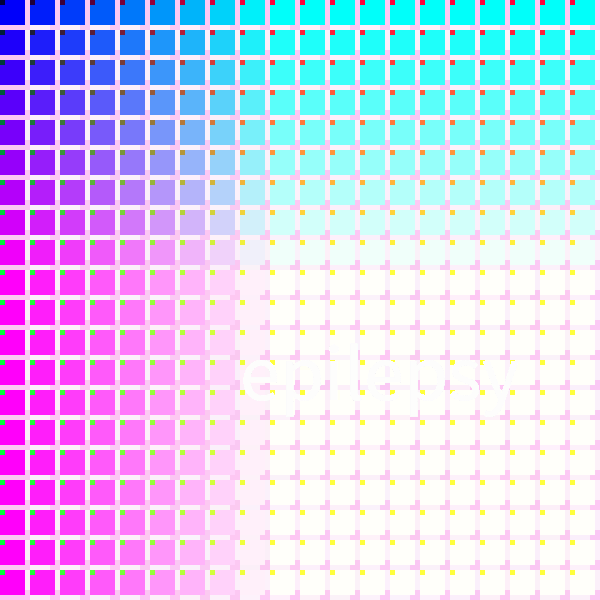
Frame 1 (no input)
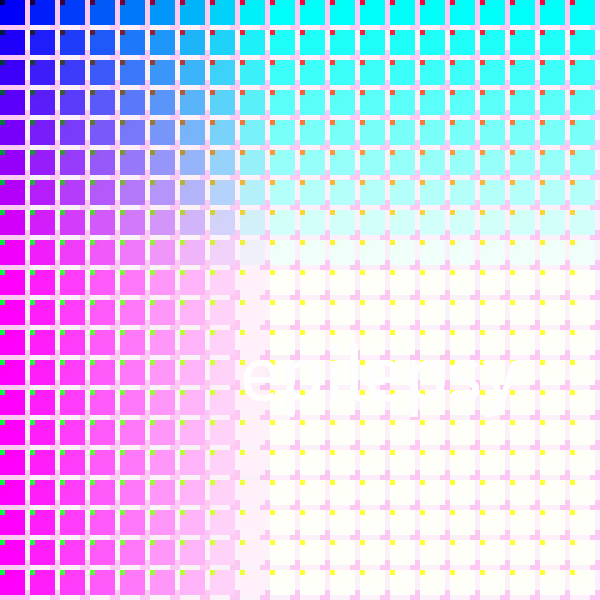
Frame 60 (the mouse pressed at the canvas centre just before this capture)
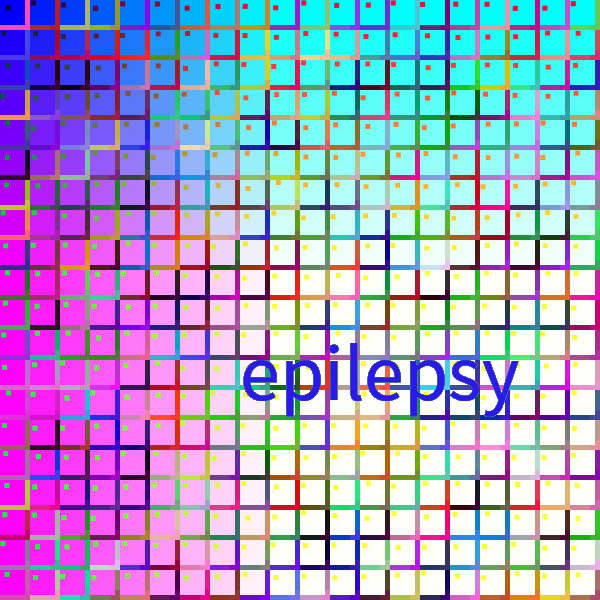
Frame 120 (the mouse held since frame 60 and released just before this capture)

The Processing sketch that drew these frames (run headless with seeded random() and noise(); from frame 60 on, the mouse is pressed at the canvas centre):

// Processing sketch: processing_121742
// ── processing_121742.pde

//Adan Bachir
void setup(){ 

 size (600, 600); 
  smooth(); 
  noStroke(); 

} 

void draw(){ 


  background (249,13,210); 

  float xPos; 
  float yPos; 
  
  
  float insideColor; 
  
//bucle1
for (int x = 0; x <= width; x += 30) { 
//bucle2
for (int y = 0; y <= height; y+=30) { 

   xPos = x + random(mouseX/50); 


  yPos = y + random(mouseX/50); 
 
   insideColor = map(mouseX, 0, 250, 250, 0); 
   
textSize(80); 


 fill (random(insideColor, 255), random(insideColor, 255), random(insideColor, 255), 200); 

//espero que no tengas epilepsia
 text ("epilepsy",240,400); 

   
    fill(random(insideColor, 255), random(insideColor, 255), random(insideColor, 255), 200); 


    rect(x, y, 50, 50); 

    noFill(); 

     fill(y, x, 250); 


 rect(x, y, 25, 25); 

  fill (y, x, 244); 

  rect(xPos, yPos, 10, 10); 

  fill(x, y, 56); 


  rect(xPos, yPos, 5, 5); 



     } 
  

  } 


} 
